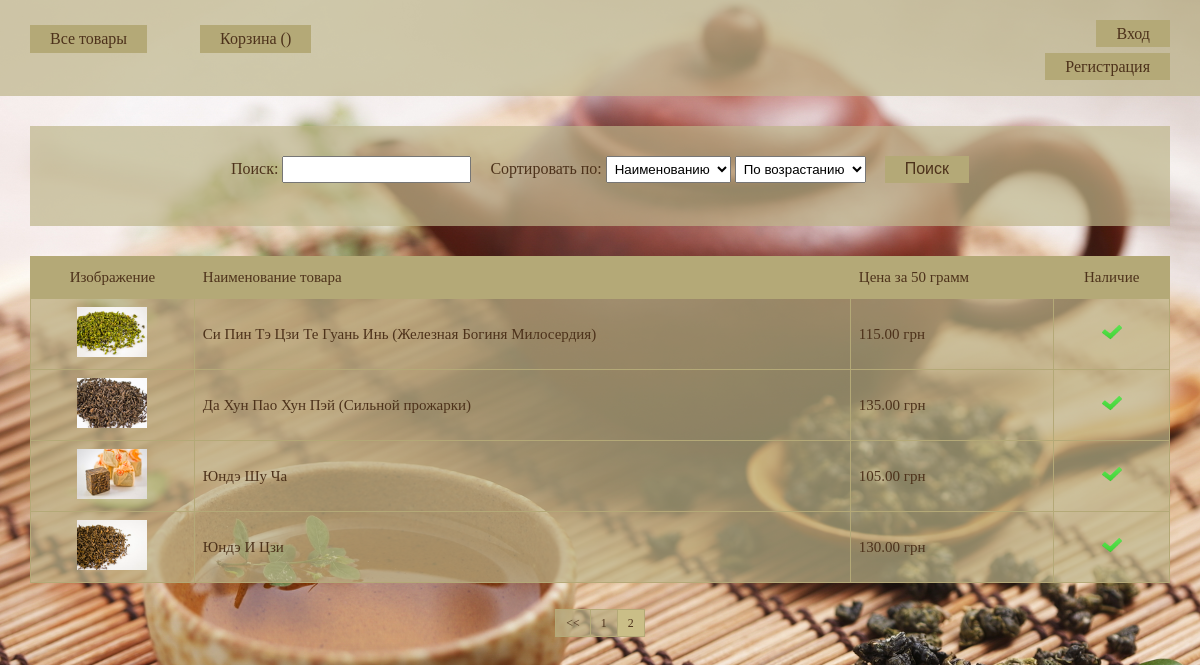
Page /tea/page/2/ on the committed database.
### tea/models.py (models this page shows, shortened)
class Product(models.Model):
    name = models.CharField(max_length=100)
    category = models.ForeignKey(Category, on_delete=models.CASCADE)
    price = models.DecimalField(max_digits=10, decimal_places=2)
    quantity = models.PositiveIntegerField()
    photo = models.ImageField(default='None', upload_to='products_photo/')
    user = models.ForeignKey(User, null=True)

### tea/views.py (the view)
# urls.py: url(r'^page/(?P<page>\d+)/$', ProductsList.as_view(), name='products_list'),
class ProductsList(ListView):
    model = Product
    template_name = 'index.html'
    context_object_name = 'products'
    paginate_by = 5
    def get_context_data(self, **kwargs):
        context = super(ProductsList, self).get_context_data(**kwargs)
        context['cart'] = Cart(self.request)
        return context
    def get_queryset(self):
        queryset = super(ProductsList, self).get_queryset()
        search = self.request.GET.get('search', None)
        sort = self.request.GET.get('sort', None)
        by = self.request.GET.get('by', None)
        if search is not None and sort is not None:
            return queryset.filter(Q(name__icontains=search) |
                                   Q(price__icontains=search) |
                                   Q(quantity__icontains=search)
                                   ).order_by(by + sort)
        if search is not None:
            return queryset.filter(Q(name__icontains=search) |
                                   Q(price__icontains=search) |
                                   Q(quantity__icontains=search))
        if sort is not None:
            return queryset.order_by(by + sort)
        return queryset

### templates/index.html (shortened to what this page needs)
{% extends "base.html" %}
{% load staticfiles %}
{% block content %}
    <div class="filter form">
        {% include 'sort_and_search.html' %}
    </div>
    <table class="products">
        <thead>
            <tr>
                <td class="image">Изображение</td>
                <td>Наименование товара</td>
                <td>Цена за 50 грамм</td>
                {% if user.is_authenticated %}
                    <td>Количество</td>
                {% else %}
                    <td style="text-align: center;">Наличие</td>
                {% endif %}
            </tr>
        </thead>
        <tbody>
            {% if products %}
                {% for product in  products %}
                    <tr class="hover_tr">
                        <td class="image"><img src='{{ product.photo.url }}'></td>
                        <td>
                            <a class="name_product" href="/tea/product/{{product.id}}/">{{product.name}}</a>
                        </td>
                        <td>{{product.price}} грн</td>
                        {% if user.is_authenticated %}
                            <td>{{product.quantity}} гр</td>
                        {% else %}
                            {% if product.quantity > 0 %}
                                <td class="existence"><img src='{% static "images/yes.png" %}' title="Есть в наличии"></td>
                            {% else %}
                                <td class="existence"><img src='{% static "images/no.png" %}' title="Нет в наличии"></td>
                            {% endif %}
                        {% endif %}
                    </tr>
                {% endfor %}
            {% endif %}
        </tbody>
    </table>
    {% if is_paginated %}
        <div class="pagination">
            <ul>
                {% if page_obj.has_previous %}
                    <li>
                        <a href="/tea/page/{{ page_obj.previous_page_number }}{% if request.GET.urlencode %}?{{request.GET.urlencode }}{% endif %}">
                            <<
                        </a>
                    </li>
                {% endif %}
                {% for page in page_obj.paginator.page_range %}
                    {% if page_obj.number == page %}
                        <li class="active">
                            <a href="/tea/page/{{ page }}{% if request.GET.urlencode %}?{{request.GET.urlencode }}{% endif %}">
                                {{page}}
                            </a>
                        </li>
                    {% else %}
                        <li>
                            <a href="/tea/page/{{ page }}{% if request.GET.urlencode %}?{{request.GET.urlencode }}{% endif %}">
                                {{page}}
                            </a>
                        </li>
                    {% endif %}
                {% endfor %}
            </ul>
        </div>
    {% endif %}
{% endblock %}

### static/css/style.css (style rules this page uses)
html, body, div, span, a, img, strong, b, u, i, ol, ul, li, form, label, table, tbody, thead, tr, th, td, article, aside, footer, header, menu, nav, h1,h2,h3, p { margin: 0; padding: 0; border: 0; }
html, body { height: 100%; width: 100%; }
table { border-collapse: collapse; border-spacing: 0; }
body { background: url(../images/back.jpg) no-repeat; background-size: cover; background-attachment: fixed; }
.products { background-color: rgba(190, 181, 138, 0.7); color: #4D321B; margin: 30px; width: 95%; font-size: 15px; }
.products thead { background-color: #b4a977; line-height: 25px; }
.products .hover_tr { -moz-transition: background-color 0.3s 0.1s ease; -o-transition: background-color 0.3s 0.1s ease; -webkit-transition: background-color 0.3s 0.1s ease; }
.existence { text-align: center; }
.existence img { width: 20px; }
.products td { padding: 8px; border: 1px solid #b4a977; }
.image { text-align: center; }
.image img { width: 70px; height: 50px; }
.name_product { text-decoration: none; color: #4D321B; }
.pagination { text-align: center; margin-top: 20px; margin-bottom: 50px; }
.pagination ul { font-size:0; line-height:0; letter-spacing:-1px; }
.pagination ul li { display: inline-block; letter-spacing: normal; line-height: 20px; font-size: 11.9px; }
.pagination ul li:first-child a { border-left-width: 1px; }
.pagination ul li a { background-color: rgba(190, 181, 138, 0.7); border-color: #b4a977; border-style: solid; border-width: 1px 1px 1px 0; color: #4d321b; padding: 6px 10px; text-decoration: none; -moz-transition: background-color 0.3s 0.1s ease; -o-transition: background-color 0.3s 0.1s ease; -webkit-transition: background-color 0.3s 0.1s ease; }
.pagination ul li a:hover, .pagination ul li a:focus, .pagination ul .active a { background-color: #CABE87; }
.pagination ul .active a { cursor: default; }
.filter { width: 95%; font-size: 16px; }
.form form p, .form { text-align: center; }
.form { margin: 0 auto; margin-top: 30px; background-color: rgba(190, 181, 138, 0.7); padding: 30px 0; color: #4d321b; }

### rows in the picture
Product: photo (picture), name "Си Пин Тэ Цзи Те Гуань Инь (Железная Богиня Милосердия)", price "115.00"
Product: photo (picture), name "Да Хун Пао Хун Пэй (Сильной прожарки)", price "135.00"
Product: photo (picture), name "Юндэ Шу Ча", price "105.00"
Product: photo (picture), name "Юндэ И Цзи", price "130.00"

### other values in the picture
{{ page }} "1"
{{ page }} "2"
